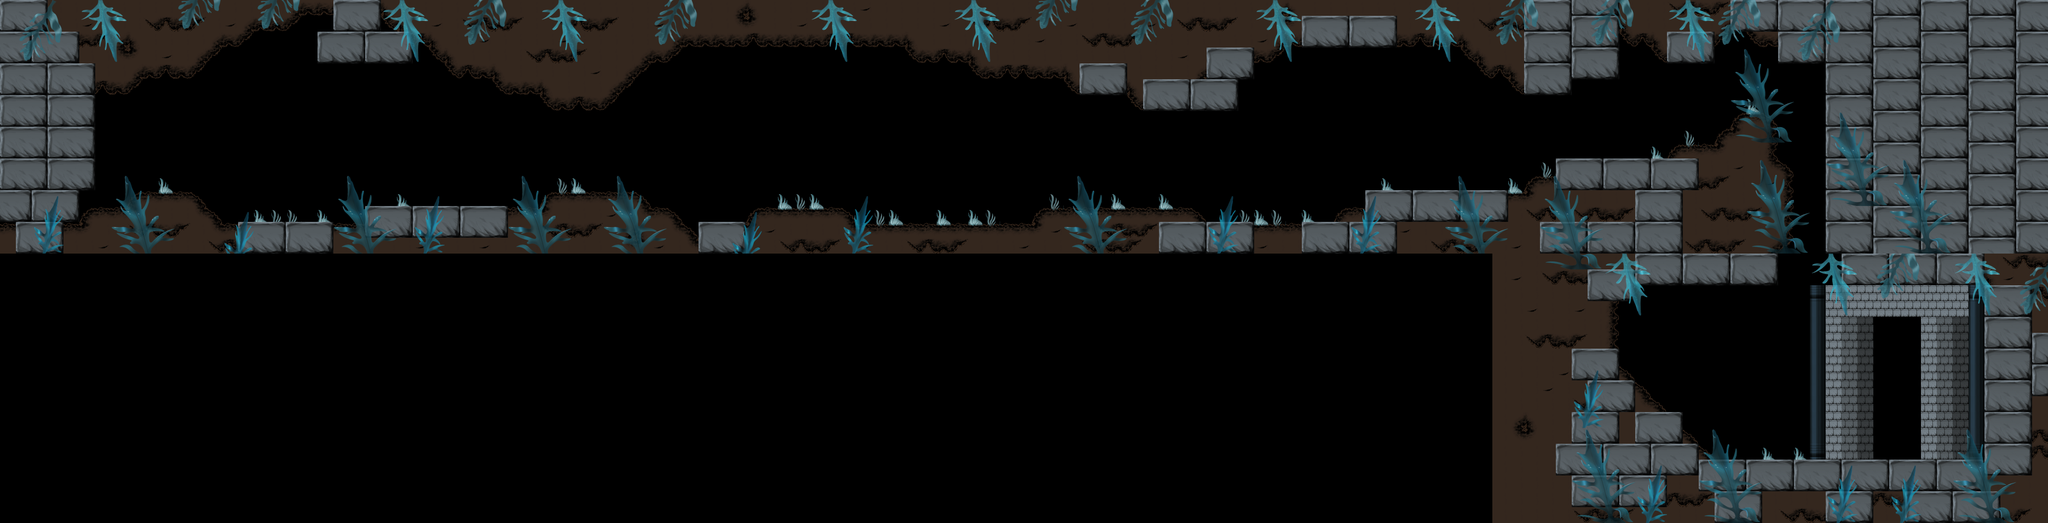

This is a level from a 2D game, rendered from its Tiled map with the project's own tilesets. A one-line summary and the map file follow, with tile-layer data summarised:
An orthogonal 129x33 tile map with 32x32 px tiles, 2 tile layers (Tiles, foreground) and 20 objects (10x forward, 2x Energy, water, BigPirana, Start, ...).

<map version="1.0" orientation="orthogonal" width="129" height="33" tilewidth="32" tileheight="32">
 <properties>
  <property name="background" value="back_area4" />
  <property name="backgroundXO" value="back_xo_area4" />
  <property name="defaultMusic" value="normal" />
  <property name="loseEffect" value=",2" />
  <property name="music,boss" value="boss.ogg" />
  <property name="music,normal" value="level4.ogg" />
  <property name="music,win" value="win_level.ogg" />
  <property name="platforms" value="Platform" />
  <property name="player" value="Vascolet" />
  <property name="useHud" value="" />
  <property name="useSave" value="" />
  <property name="winAction" value="goto:level13" />
  <property name="winCondition,boss" value="*BigPirana,defeated" />
  <property name="winEffect" value="win,6" />
 </properties>
 <tileset firstgid="1" source="tilesets/tileset_area4.tsx" />
 <layer name="Tiles" width="129" height="33">
  <data>[4257 cells, 4197 non-empty, 36 distinct tile ids]</data>
 </layer>
 <layer name="foreground" width="129" height="33" opacity="0.78">
  <data>[4257 cells, 675 non-empty, 53 distinct tile ids]</data>
 </layer>
 <objectgroup color="#55aaff" name="dataExt" width="129" height="33">
  <object name="water" x="0" y="0" width="4128" height="1056" />
 </objectgroup>
 <objectgroup color="#ffffff" name="REFERENCE" width="129" height="33" visible="0">
  <properties>
   <property name="referenceOnly" value="true" />
  </properties>
 </objectgroup>
 <objectgroup name="Scenes" width="129" height="33" />
 <objectgroup color="#ffaaff" name="Platforms" width="129" height="33" />
 <objectgroup color="#ff5500" name="Enemies" width="129" height="33">
  <object name="BigPirana" x="3328" y="640" width="32" height="32" />
  <object name="Shell" type="forward" x="2592" y="416" width="32" height="32" />
  <object name="Shell" type="forward" x="2784" y="352" width="32" height="32" />
  <object name="Pirana2" type="forward" x="1120" y="320" width="32" height="32" />
  <object name="Fish" type="forward" x="960" y="256" width="32" height="32" />
  <object name="Piranha" type="forward" x="1664" y="320" width="32" height="32" />
  <object name="Piranha" type="forward" x="1568" y="256" width="32" height="32" />
  <object name="Pirana2" type="forward" x="864" y="352" width="32" height="32" />
  <object name="Piranha" type="forward" x="1792" y="256" width="32" height="32" />
  <object name="Pirana2" type="forward" x="2272" y="288" width="32" height="32" />
  <object name="Shell" type="forward" x="1920" y="416" width="32" height="32" />
 </objectgroup>
 <objectgroup color="#00ff00" name="General" width="129" height="33">
  <object name="Start" x="320" y="352" width="32" height="32" />
 </objectgroup>
 <objectgroup color="#ffff00" name="Items" width="129" height="33">
  <object name="Energy" x="1568" y="384" width="32" height="32" />
  <object name="FullEnergy" x="3264" y="288" width="32" height="32" />
  <object name="Energy" x="2176" y="384" width="32" height="32" />
 </objectgroup>
 <objectgroup color="#0000ff" name="Camera" width="129" height="33">
  <object x="3136" y="512" height="672" />
  <object x="4128" y="512" height="704" />
  <object x="2976" y="1056" width="1664" />
  <object x="0" y="512" width="4128" />
 </objectgroup>
</map>
